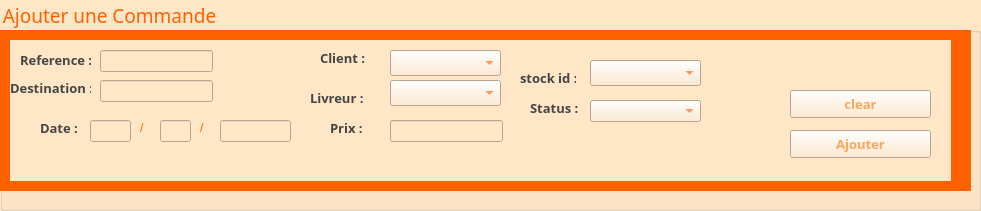
     <widget class="QGroupBox" name="ajout_grpbox_2">
      <property name="geometry">
       <rect>
        <x>20</x>
        <y>10</y>
        <width>981</width>
        <height>211</height>
       </rect>
      </property>
      <property name="font">
       <font>
        <family>Rockwell</family>
        <pointsize>14</pointsize>
       </font>
      </property>
      <property name="styleSheet">
       <string notr="true">color: rgb(255, 96, 0);

background-color: rgb(255, 230, 199);</string>
      </property>
      <property name="title">
       <string>Ajouter une Commande</string>
      </property>
      <widget class="QLineEdit" name="address_input_2">
       <property name="geometry">
        <rect>
         <x>100</x>
         <y>80</y>
         <width>113</width>
         <height>22</height>
        </rect>
       </property>
       <property name="maxLength">
        <number>20</number>
       </property>
      </widget>
      <widget class="QLineEdit" name="day_input_2">
       <property name="geometry">
        <rect>
         <x>90</x>
         <y>120</y>
         <width>41</width>
         <height>22</height>
        </rect>
       </property>
       <property name="maxLength">
        <number>2</number>
       </property>
      </widget>
      <widget class="QLineEdit" name="ref_input_2">
       <property name="geometry">
        <rect>
         <x>100</x>
         <y>50</y>
         <width>113</width>
         <height>22</height>
        </rect>
       </property>
       <property name="maxLength">
        <number>6</number>
       </property>
      </widget>
      <widget class="QLineEdit" name="month_input_2">
       <property name="geometry">
        <rect>
         <x>160</x>
         <y>120</y>
         <width>31</width>
         <height>22</height>
        </rect>
       </property>
       <property name="maxLength">
        <number>2</number>
       </property>
      </widget>
      <widget class="QLineEdit" name="year_input_2">
       <property name="geometry">
        <rect>
         <x>220</x>
         <y>120</y>
         <width>71</width>
         <height>22</height>
        </rect>
       </property>
       <property name="maxLength">
        <number>4</number>
       </property>
      </widget>
      <widget class="QLabel" name="label_7">
       <property name="geometry">
        <rect>
         <x>140</x>
         <y>120</y>
         <width>16</width>
         <height>16</height>
        </rect>
       </property>
       <property name="text">
        <string>/</string>
       </property>
      </widget>
      <widget class="QLabel" name="label_8">
       <property name="geometry">
        <rect>
         <x>200</x>
         <y>120</y>
         <width>16</width>
         <height>16</height>
        </rect>
       </property>
       <property name="text">
        <string>/</string>
       </property>
      </widget>
      <widget class="QLineEdit" name="prix_input_2">
       <property name="geometry">
        <rect>
         <x>390</x>
         <y>120</y>
         <width>113</width>
         <height>22</height>
        </rect>
       </property>
       <property name="maxLength">
        <number>8</number>
       </property>
      </widget>
      <widget class="QComboBox" name="client_combo_2">
       <property name="geometry">
        <rect>
         <x>390</x>
         <y>50</y>
         <width>111</width>
         <height>26</height>
        </rect>
       </property>
      </widget>
      <widget class="QComboBox" name="livreur_combo_2">
       <property name="geometry">
        <rect>
         <x>390</x>
         <y>80</y>
         <width>111</width>
         <height>26</height>
        </rect>
       </property>
      </widget>
      <widget class="QComboBox" name="stock_combo_2">
       <property name="geometry">
        <rect>
         <x>590</x>
         <y>60</y>
         <width>111</width>
         <height>26</height>
        </rect>
       </property>
      </widget>
      <widget class="QComboBox" name="status_combo_2">
       <property name="geometry">
        <rect>
         <x>590</x>
         <y>100</y>
         <width>111</width>
         <height>22</height>
        </rect>
       </property>
      </widget>
      <widget class="QLabel" name="label_78">
       <property name="geometry">
        <rect>
         <x>20</x>
         <y>50</y>
         <width>71</width>
         <height>20</height>
        </rect>
       </property>
       <property name="font">
        <font>
         <family>Tw Cen MT Condensed</family>
         <pointsize>10</pointsize>
         <weight>75</weight>
         <bold>true</bold>
        </font>
       </property>
       <property name="styleSheet">
        <string notr="true">color: rgb(69, 69, 69);</string>
       </property>
       <property name="text">
        <string>Reference :</string>
       </property>
      </widget>
      <widget class="QLabel" name="label_79">
       <property name="geometry">
        <rect>
         <x>10</x>
         <y>80</y>
         <width>81</width>
         <height>16</height>
        </rect>
       </property>
       <property name="font">
        <font>
         <family>Tw Cen MT Condensed</family>
         <pointsize>10</pointsize>
         <weight>75</weight>
         <bold>true</bold>
        </font>
       </property>
       <property name="styleSheet">
        <string notr="true">color: rgb(69, 69, 69);</string>
       </property>
       <property name="text">
        <string>Destination :</string>
       </property>
      </widget>
      <widget class="QLabel" name="label_80">
       <property name="geometry">
        <rect>
         <x>40</x>
         <y>120</y>
         <width>41</width>
         <height>16</height>
        </rect>
       </property>
       <property name="font">
        <font>
         <family>Tw Cen MT Condensed</family>
         <pointsize>10</pointsize>
         <weight>75</weight>
         <bold>true</bold>
        </font>
       </property>
       <property name="styleSheet">
        <string notr="true">color: rgb(69, 69, 69);</string>
       </property>
       <property name="text">
        <string>Date :</string>
       </property>
      </widget>
      <widget class="QLabel" name="label_81">
       <property name="geometry">
        <rect>
         <x>320</x>
         <y>50</y>
         <width>56</width>
         <height>16</height>
        </rect>
       </property>
       <property name="font">
        <font>
         <family>Tw Cen MT Condensed</family>
         <pointsize>10</pointsize>
         <weight>75</weight>
         <bold>true</bold>
        </font>
       </property>
       <property name="styleSheet">
        <string notr="true">color: rgb(69, 69, 69);</string>
       </property>
       <property name="text">
        <string>Client :</string>
       </property>
      </widget>
      <widget class="QLabel" name="label_82">
       <property name="geometry">
        <rect>
         <x>310</x>
         <y>90</y>
         <width>56</width>
         <height>16</height>
        </rect>
       </property>
       <property name="font">
        <font>
         <family>Tw Cen MT Condensed</family>
         <pointsize>10</pointsize>
         <weight>75</weight>
         <bold>true</bold>
        </font>
       </property>
       <property name="styleSheet">
        <string notr="true">color: rgb(69, 69, 69);</string>
       </property>
       <property name="text">
        <string>Livreur :</string>
       </property>
      </widget>
      <widget class="QLabel" name="label_83">
       <property name="geometry">
        <rect>
         <x>330</x>
         <y>120</y>
         <width>56</width>
         <height>16</height>
        </rect>
       </property>
       <property name="font">
        <font>
         <family>Tw Cen MT Condensed</family>
         <pointsize>10</pointsize>
         <weight>75</weight>
         <bold>true</bold>
        </font>
       </property>
       <property name="styleSheet">
        <string notr="true">color: rgb(69, 69, 69);</string>
       </property>
       <property name="text">
        <string>Prix :</string>
       </property>
      </widget>
      <widget class="QLabel" name="label_84">
       <property name="geometry">
        <rect>
         <x>520</x>
         <y>70</y>
         <width>56</width>
         <height>16</height>
        </rect>
       </property>
       <property name="font">
        <font>
         <family>Tw Cen MT Condensed</family>
         <pointsize>10</pointsize>
         <weight>75</weight>
         <bold>true</bold>
        </font>
       </property>
       <property name="styleSheet">
        <string notr="true">color: rgb(69, 69, 69);</string>
       </property>
       <property name="text">
        <string>stock id :</string>
       </property>
      </widget>
      <widget class="QLabel" name="label_85">
       <property name="geometry">
        <rect>
         <x>530</x>
         <y>100</y>
         <width>56</width>
         <height>16</height>
        </rect>
       </property>
       <property name="font">
        <font>
         <family>Tw Cen MT Condensed</family>
         <pointsize>10</pointsize>
         <weight>75</weight>
         <bold>true</bold>
        </font>
       </property>
       <property name="styleSheet">
        <string notr="true">color: rgb(69, 69, 69);</string>
       </property>
       <property name="text">
        <string>Status :</string>
       </property>
      </widget>
      <widget class="QPushButton" name="add_button_3">
       <property name="geometry">
        <rect>
         <x>790</x>
         <y>130</y>
         <width>141</width>
         <height>28</height>
        </rect>
       </property>
       <property name="font">
        <font>
         <family>Tw Cen MT Condensed</family>
         <pointsize>10</pointsize>
         <weight>75</weight>
         <bold>true</bold>
        </font>
       </property>
       <property name="styleSheet">
        <string notr="true">color: rgb(255, 165, 89);
selection-color: rgb(255, 255, 255);</string>
       </property>
       <property name="text">
        <string>Ajouter</string>
       </property>
      </widget>
      <widget class="QPushButton" name="clear_button_3">
       <property name="geometry">
        <rect>
         <x>790</x>
         <y>90</y>
         <width>141</width>
         <height>28</height>
        </rect>
       </property>
       <property name="font">
        <font>
         <family>Tw Cen MT Condensed</family>
         <pointsize>10</pointsize>
         <weight>75</weight>
         <bold>true</bold>
        </font>
       </property>
       <property name="styleSheet">
        <string notr="true">color: rgb(255, 165, 89);
selection-color: rgb(255, 255, 255);</string>
       </property>
       <property name="text">
        <string>clear</string>
       </property>
      </widget>
      <widget class="QLabel" name="label_86">
       <property name="geometry">
        <rect>
         <x>0</x>
         <y>30</y>
         <width>971</width>
         <height>161</height>
        </rect>
       </property>
       <property name="styleSheet">
        <string notr="true">background-color: rgb(255, 96, 0);</string>
       </property>
       <property name="text">
        <string/>
       </property>
      </widget>
      <widget class="QLabel" name="label_87">
       <property name="geometry">
        <rect>
         <x>10</x>
         <y>40</y>
         <width>941</width>
         <height>141</height>
        </rect>
       </property>
       <property name="styleSheet">
        <string notr="true">background-color: rgb(255, 230, 199);</string>
       </property>
       <property name="text">
        <string/>
       </property>
      </widget>
      <zorder>label_86</zorder>
      <zorder>label_87</zorder>
      <zorder>address_input_2</zorder>
      <zorder>day_input_2</zorder>
      <zorder>ref_input_2</zorder>
      <zorder>month_input_2</zorder>
      <zorder>year_input_2</zorder>
      <zorder>label_7</zorder>
      <zorder>label_8</zorder>
      <zorder>prix_input_2</zorder>
      <zorder>client_combo_2</zorder>
      <zorder>livreur_combo_2</zorder>
      <zorder>stock_combo_2</zorder>
      <zorder>status_combo_2</zorder>
      <zorder>label_78</zorder>
      <zorder>label_79</zorder>
      <zorder>label_80</zorder>
      <zorder>label_81</zorder>
      <zorder>label_82</zorder>
      <zorder>label_83</zorder>
      <zorder>label_84</zorder>
      <zorder>label_85</zorder>
      <zorder>add_button_3</zorder>
      <zorder>clear_button_3</zorder>
     </widget>
